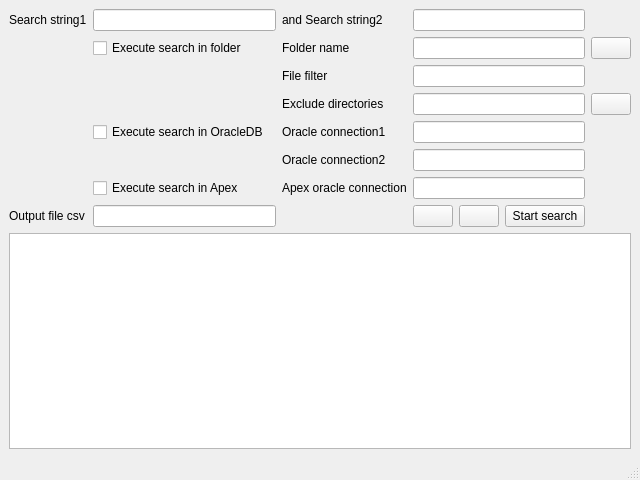
<?xml version="1.0" encoding="UTF-8"?>
<ui version="4.0">
 <class>MainWindow</class>
 <widget class="QMainWindow" name="MainWindow">
  <property name="geometry">
   <rect>
    <x>0</x>
    <y>0</y>
    <width>640</width>
    <height>480</height>
   </rect>
  </property>
  <property name="windowTitle">
   <string>Search string in sources of Oracle Forms/Reports and Oracle Apex</string>
  </property>
  <property name="windowIcon">
   <iconset>
    <normaloff>icons/MGrep.ico</normaloff>icons/MGrep.ico</iconset>
  </property>
  <widget class="QWidget" name="centralwidget">
   <layout class="QGridLayout" name="gridLayout">
    <item row="7" column="5">
     <widget class="QPushButton" name="b_search">
      <property name="toolTip">
       <string/>
      </property>
      <property name="statusTip">
       <string/>
      </property>
      <property name="whatsThis">
       <string/>
      </property>
      <property name="text">
       <string>Start search</string>
      </property>
      <property name="icon">
       <iconset>
        <normaloff>icons/go.gif</normaloff>icons/go.gif</iconset>
      </property>
     </widget>
    </item>
    <item row="1" column="6">
     <widget class="QPushButton" name="b_pathname">
      <property name="text">
       <string/>
      </property>
      <property name="icon">
       <iconset>
        <normaloff>icons/folder.gif</normaloff>icons/folder.gif</iconset>
      </property>
     </widget>
    </item>
    <item row="4" column="1">
     <widget class="QCheckBox" name="c_dbsearch">
      <property name="text">
       <string>Execute search in OracleDB</string>
      </property>
     </widget>
    </item>
    <item row="3" column="6">
     <widget class="QPushButton" name="b_excludepath">
      <property name="text">
       <string/>
      </property>
      <property name="icon">
       <iconset>
        <normaloff>icons/folder.gif</normaloff>icons/folder.gif</iconset>
      </property>
     </widget>
    </item>
    <item row="2" column="2">
     <widget class="QLabel" name="l_filter">
      <property name="text">
       <string>File filter</string>
      </property>
      <property name="buddy">
       <cstring>e_filter</cstring>
      </property>
     </widget>
    </item>
    <item row="7" column="4">
     <widget class="QPushButton" name="b_add_line">
      <property name="toolTip">
       <string>&lt;html&gt;&lt;head/&gt;&lt;body&gt;&lt;p&gt;Add the selected line to 'My favorites files&lt;/p&gt;&lt;/body&gt;&lt;/html&gt;</string>
      </property>
      <property name="text">
       <string/>
      </property>
      <property name="icon">
       <iconset>
        <normaloff>icons/add.gif</normaloff>icons/add.gif</iconset>
      </property>
     </widget>
    </item>
    <item row="4" column="2">
     <widget class="QLabel" name="l_dboracle1">
      <property name="text">
       <string>Oracle connection1</string>
      </property>
      <property name="buddy">
       <cstring>e_dboracle1</cstring>
      </property>
     </widget>
    </item>
    <item row="3" column="2">
     <widget class="QLabel" name="l_excludepath">
      <property name="text">
       <string>Exclude directories</string>
      </property>
      <property name="buddy">
       <cstring>e_excludepath</cstring>
      </property>
     </widget>
    </item>
    <item row="5" column="2">
     <widget class="QLabel" name="l_dboracle2">
      <property name="text">
       <string>Oracle connection2</string>
      </property>
      <property name="buddy">
       <cstring>e_dboracle2</cstring>
      </property>
     </widget>
    </item>
    <item row="0" column="1">
     <widget class="QLineEdit" name="e_stringa1"/>
    </item>
    <item row="0" column="0">
     <widget class="QLabel" name="l_stringa1">
      <property name="text">
       <string>Search string1</string>
      </property>
      <property name="buddy">
       <cstring>e_stringa1</cstring>
      </property>
     </widget>
    </item>
    <item row="0" column="2">
     <widget class="QLabel" name="l_stringa2">
      <property name="text">
       <string>and Search string2</string>
      </property>
      <property name="buddy">
       <cstring>e_stringa2</cstring>
      </property>
     </widget>
    </item>
    <item row="1" column="1">
     <widget class="QCheckBox" name="c_flsearch">
      <property name="text">
       <string>Execute search in folder</string>
      </property>
     </widget>
    </item>
    <item row="6" column="2">
     <widget class="QLabel" name="l_dbapex">
      <property name="text">
       <string>Apex oracle connection</string>
      </property>
      <property name="buddy">
       <cstring>e_dbapex</cstring>
      </property>
     </widget>
    </item>
    <item row="1" column="2">
     <widget class="QLabel" name="l_pathname">
      <property name="text">
       <string>Folder name</string>
      </property>
      <property name="buddy">
       <cstring>e_pathname</cstring>
      </property>
     </widget>
    </item>
    <item row="6" column="1">
     <widget class="QCheckBox" name="c_apexsearch">
      <property name="text">
       <string>Execute search in Apex</string>
      </property>
     </widget>
    </item>
    <item row="7" column="1">
     <widget class="QLineEdit" name="e_outputfile"/>
    </item>
    <item row="8" column="0" colspan="7">
     <widget class="QListView" name="o_lst1"/>
    </item>
    <item row="7" column="0">
     <widget class="QLabel" name="l_outputfile">
      <property name="text">
       <string>Output file csv</string>
      </property>
      <property name="buddy">
       <cstring>e_outputfile</cstring>
      </property>
     </widget>
    </item>
    <item row="7" column="3">
     <widget class="QPushButton" name="b_save_pref">
      <property name="toolTip">
       <string>&lt;html&gt;&lt;head/&gt;&lt;body&gt;&lt;p&gt;Save the search data in order to be retrieved at the next start of SmiGrep&lt;/p&gt;&lt;/body&gt;&lt;/html&gt;</string>
      </property>
      <property name="text">
       <string/>
      </property>
      <property name="icon">
       <iconset>
        <normaloff>icons/disk.gif</normaloff>icons/disk.gif</iconset>
      </property>
     </widget>
    </item>
    <item row="6" column="3" colspan="3">
     <widget class="QLineEdit" name="e_dbapex"/>
    </item>
    <item row="5" column="3" colspan="3">
     <widget class="QLineEdit" name="e_dboracle2"/>
    </item>
    <item row="4" column="3" colspan="3">
     <widget class="QLineEdit" name="e_dboracle1"/>
    </item>
    <item row="3" column="3" colspan="3">
     <widget class="QLineEdit" name="e_excludepath"/>
    </item>
    <item row="2" column="3" colspan="3">
     <widget class="QLineEdit" name="e_filter"/>
    </item>
    <item row="1" column="3" colspan="3">
     <widget class="QLineEdit" name="e_pathname"/>
    </item>
    <item row="0" column="3" colspan="3">
     <widget class="QLineEdit" name="e_stringa2"/>
    </item>
   </layout>
  </widget>
  <widget class="QStatusBar" name="statusbar"/>
 </widget>
 <tabstops>
  <tabstop>e_stringa1</tabstop>
  <tabstop>e_stringa2</tabstop>
  <tabstop>c_flsearch</tabstop>
  <tabstop>e_pathname</tabstop>
  <tabstop>b_pathname</tabstop>
  <tabstop>e_filter</tabstop>
  <tabstop>e_excludepath</tabstop>
  <tabstop>b_excludepath</tabstop>
  <tabstop>c_dbsearch</tabstop>
  <tabstop>e_dboracle1</tabstop>
  <tabstop>e_dboracle2</tabstop>
  <tabstop>c_apexsearch</tabstop>
  <tabstop>e_dbapex</tabstop>
  <tabstop>e_outputfile</tabstop>
  <tabstop>b_save_pref</tabstop>
  <tabstop>b_add_line</tabstop>
  <tabstop>b_search</tabstop>
  <tabstop>o_lst1</tabstop>
 </tabstops>
 <resources/>
 <connections>
  <connection>
   <sender>b_pathname</sender>
   <signal>clicked()</signal>
   <receiver>MainWindow</receiver>
   <slot>b_pathname_slot()</slot>
   <hints>
    <hint type="sourcelabel">
     <x>617</x>
     <y>52</y>
    </hint>
    <hint type="destinationlabel">
     <x>618</x>
     <y>59</y>
    </hint>
   </hints>
  </connection>
  <connection>
   <sender>b_excludepath</sender>
   <signal>clicked()</signal>
   <receiver>MainWindow</receiver>
   <slot>b_excludepath_slot()</slot>
   <hints>
    <hint type="sourcelabel">
     <x>611</x>
     <y>104</y>
    </hint>
    <hint type="destinationlabel">
     <x>613</x>
     <y>128</y>
    </hint>
   </hints>
  </connection>
  <connection>
   <sender>b_save_pref</sender>
   <signal>clicked()</signal>
   <receiver>MainWindow</receiver>
   <slot>b_save_slot()</slot>
   <hints>
    <hint type="sourcelabel">
     <x>442</x>
     <y>210</y>
    </hint>
    <hint type="destinationlabel">
     <x>399</x>
     <y>210</y>
    </hint>
   </hints>
  </connection>
  <connection>
   <sender>b_search</sender>
   <signal>clicked()</signal>
   <receiver>MainWindow</receiver>
   <slot>b_search_slot()</slot>
   <hints>
    <hint type="sourcelabel">
     <x>543</x>
     <y>209</y>
    </hint>
    <hint type="destinationlabel">
     <x>621</x>
     <y>211</y>
    </hint>
   </hints>
  </connection>
  <connection>
   <sender>b_add_line</sender>
   <signal>clicked()</signal>
   <receiver>MainWindow</receiver>
   <slot>b_add_line_slot()</slot>
   <hints>
    <hint type="sourcelabel">
     <x>480</x>
     <y>209</y>
    </hint>
    <hint type="destinationlabel">
     <x>415</x>
     <y>202</y>
    </hint>
   </hints>
  </connection>
  <connection>
   <sender>o_lst1</sender>
   <signal>doubleClicked(QModelIndex)</signal>
   <receiver>MainWindow</receiver>
   <slot>o_lst1_slot()</slot>
   <hints>
    <hint type="sourcelabel">
     <x>274</x>
     <y>418</y>
    </hint>
    <hint type="destinationlabel">
     <x>281</x>
     <y>459</y>
    </hint>
   </hints>
  </connection>
 </connections>
 <slots>
  <slot>b_pathname_slot()</slot>
  <slot>b_save_slot()</slot>
  <slot>b_excludepath_slot()</slot>
  <slot>b_search_slot()</slot>
  <slot>b_add_line_slot()</slot>
  <slot>o_lst1_slot()</slot>
 </slots>
</ui>
